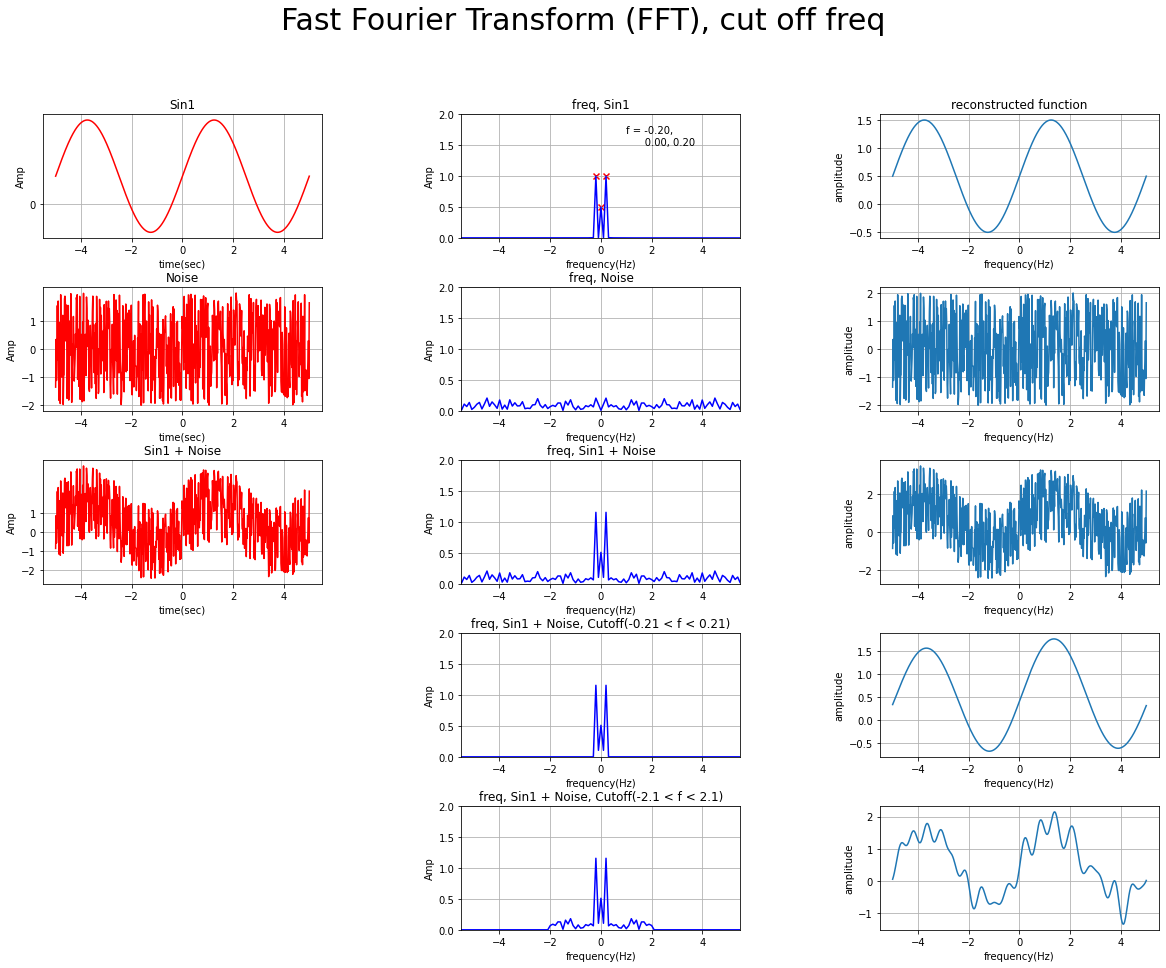

Source code (Python):
# Instructions 
# x = -5:5, sampling frequency=60Hz (>> Nyquist frequency)
# ---------------------------------------
# 1)-1 Plot sine wave
#    sine1  [Amplitude, Frequency, Phase, Baseline] =  [1, 0.2, 0, 0.5] 
# 1)-2  Convert to Frequency domain by FFT
#       Detect peak frequency ( peak can be multiple peaks ) and mark in the Amplitude spectrum figure
#     Then, print detected peak frequencies
# 1)-3 Inverse FFT (IFFT) and plot reconstructed functions
#
# 2)-1 Plot Uniform noise range from -2 to 2, 
# 2)-2 Convert to Frequency domain by FFT
# 2)-3 Inverse FFT (IFFT) and plot reconstructed functions

# 3)-1 Plot (1)sine1 and (2)noise
# 3)-2 Convert to Frequency domain by FFT
# 3)-3 IFFT

# 4)-1 Cutt off frequency, high cut freq=+/- 0.21 
# 4)-2 IFFT

# 5)-1 Cutt off frequency, high cut freq=+/- 2 
# 5)-2 IFFT

# Save figure as 'Task05-5_1DNoise_FFT_Yourname.pdf'
# Submit both your source code and figure pdf file

#%%
import numpy as np
import matplotlib.pyplot as plt
import math

# ===================================================
# 関数定義
# ===================================================
# sin波
def sinewave(timedata, amp, freq, phase, baseline):
    phase_rad = phase*np.pi/180     # 位相
    omega = 2*np.pi*freq            # 角周波数
    y = amp * np.sin(omega * timedata - phase_rad) + baseline
    return y

# フーリエ変換
def sine_fft(y, n, dt):
    freqs = np.fft.fftfreq(n, dt)                       # 時間軸を周波数に変換する
    shifted_freq = np.fft.fftshift(freqs)

    F_amp = np.fft.fft(y)                               # フーリエ変換
    F_abs = np.abs(F_amp)                               # フーリエ変換の絶対値
    F_abs_amp = (F_abs/n) * 2                           # 振幅を元の波形サイズに調整
    F_abs_amp[0] = F_abs_amp[0]/2                       # DC成分を２で割る
    shifted_F_abs_amp = np.fft.fftshift(F_abs_amp)

    return shifted_freq, shifted_F_abs_amp, F_amp

#カットオフ
def cutoff_sine_fft(y, n, dt, fc_low, fc_high):
    freqs = np.fft.fftfreq(n, dt)                       # 時間軸を周波数に変換する
    shifted_freq = np.fft.fftshift(freqs)

    Fc_amp = np.fft.fft(y)
    Fc_amp[np.abs(freqs < fc_low)] = 0                  # カットオフ（低周波成分）
    Fc_amp[np.abs(freqs > fc_high)] = 0                 # カットオフ（高周波成分）
    Fc_abs = np.abs(Fc_amp)
    Fc_abs_amp = Fc_abs / n * 2
    Fc_abs_amp[0] = Fc_abs_amp[0] / 2                   # DC成分を2で割る
    shifted_Fc_abs_amp = np.fft.fftshift(Fc_abs_amp)

    return shifted_freq, shifted_Fc_abs_amp, Fc_amp

# 逆フーリエ変換
def sine_ifft(fft_amp):
    If_amp = np.fft.ifft(fft_amp)   # 逆フーリエ変換
    If_real_amp = If_amp.real       # 実数部に変換
    return If_real_amp

def find_peak_datapoints(xx,data):
    yy = data
    yy_prev = np.append( yy[0],yy[0:len(yy)-1] )
    yy_next = np.append( yy[1:len(yy)],yy[len(yy)-1])
    # get location of data which passed criteria you set.
    select_ii = np.where((yy>yy_prev) & (yy>yy_next))
    return xx[select_ii], data[select_ii]
    
def Convert_arr2str(arr):
    flg = 0
    for ii in range(len(arr)):
        #--------------------
        # just for display, insert \n
        if flg == 0 and arr[ii]>=0:
            str_insert = '\n      '
            flg = 1
        else:
            str_insert = ''
        #--------------------
        temp="{:.2f}".format(arr[ii])
        if ii<1:
            str_arr = temp
        else:               
            str_arr = str_arr + ', ' + str_insert + temp
    return str_arr

# ===================================================
# パラメータをセット
# ===================================================
sampling_freq = 60                              # サンプリング周波数
x_time = np.arange(-5, 5.01, 1/sampling_freq)   # データポイント生成
N = np.size(x_time)                             # データ数
dt = 1/sampling_freq                            # サンプリング間隔

PARAMETER1 = [1, 0.2, 0, 0.5]                   # Amplitude, Frequency, Phase, Baseline

# 元データ
y0 = sinewave(x_time, *PARAMETER1)              # sin波
y1 = np.random.uniform(-2,2, len(x_time))       # ノイズのみ
y2 = y0 + y1                                    # sin波+ノイズ

# ===================================================
# フーリエ変換、ピーク検出、カットオフ、逆変換
# ===================================================
# フーリエ変換
shifted_freq0, shifted_F_abs_amp0, F_amp0 = sine_fft(y0, N, dt)
shifted_freq1, shifted_F_abs_amp1, F_amp1 = sine_fft(y1, N, dt)
shifted_freq2, shifted_F_abs_amp2, F_amp2 = sine_fft(y2, N, dt)

# ピークポイント
peak_freq0, peak_amp0 = find_peak_datapoints(shifted_freq0, shifted_F_abs_amp0)

# カットオフ
fc_cutoff_freq0, fc_cutoff_amp0, Fc_amp0 = cutoff_sine_fft(y2, N, dt, -0.2, 0.2)
fc_cutoff_freq1, fc_cutoff_amp1, Fc_amp1 = cutoff_sine_fft(y2, N, dt, -2, 2)

# フーリエ逆変換
If_sine0 = sine_ifft(F_amp0)
If_sine1 = sine_ifft(F_amp1)
If_sine2 = sine_ifft(F_amp2)
If_sine3 = sine_ifft(Fc_amp0)
If_sine4 = sine_ifft(Fc_amp1)


# ===================================================
# データプロット
# ===================================================
fig, ax = plt.subplots(5,3,figsize=(20,15))
fig.subplots_adjust(wspace = 0.5, hspace=0.4)
fig.suptitle('Fast Fourier Transform (FFT), cut off freq', fontsize=30)

# 元波形(sin波, ノイズ)をプロット
y_array = [y0, y1, y2]
ax[0][0].set_title('Sin1')
ax[1][0].set_title('Noise')
ax[2][0].set_title('Sin1 + Noise')

for i in range(3):
    ax[i][0].set_xlabel('time(sec)')
    ax[i][0].set_ylabel('Amp')
    ax[i][0].set_xlim(-5.5, 5.5)
    ax[i][0].grid()
    ax[i][0].plot(x_time, y_array[i], color = 'r')

ax[0][0].set_yticks(np.arange(0, 1, 1))
ax[1][0].set_yticks(np.arange(-2, 2, 1))
ax[2][0].set_yticks(np.arange(-2, 2, 1))

ax[3][0].axis("off")
ax[4][0].axis("off")

# fft結果、cuttoff をプロット
shifted_freq_array = [shifted_freq0, shifted_freq1, shifted_freq2, fc_cutoff_freq0, fc_cutoff_freq1]
shifted_F_abs_amp_array = [shifted_F_abs_amp0, shifted_F_abs_amp1, shifted_F_abs_amp2, fc_cutoff_amp0, fc_cutoff_amp1]
ax[0][1].set_title('freq, Sin1')
ax[1][1].set_title('freq, Noise')
ax[2][1].set_title('freq, Sin1 + Noise')
ax[3][1].set_title('freq, Sin1 + Noise, Cutoff(-0.21 < f < 0.21)')
ax[4][1].set_title('freq, Sin1 + Noise, Cutoff(-2.1 < f < 2.1)')

for j in range(5):
    ax[j][1].set_xlabel('frequency(Hz)')
    ax[j][1].set_ylabel('Amp')
    ax[j][1].set_xlim(-5.5, 5.5)
    ax[j][1].set_ylim(0.0, 2.0)
    ax[j][1].grid()
    ax[j][1].plot(shifted_freq_array[j], shifted_F_abs_amp_array[j], color = 'b')

# ピークプロット
ax[0][1].scatter(peak_freq0, peak_amp0, color = 'r', marker = 'x')
str_peak0 = Convert_arr2str(peak_freq0)
ax[0][1].text(1, 1.5, 'f = ' + str_peak0)

# 逆変換結果をプロット
ifft_array = [If_sine0, If_sine1, If_sine2, If_sine3, If_sine4]
ax[0][2].set_title('reconstructed function')
for i in range(5):
    ax[i][2].set_xlabel('frequency(Hz)')
    ax[i][2].set_ylabel('amplitude')
    ax[i][2].set_xlim(-5.5, 5.5)
    ax[i][2].grid()
    ax[i][2].plot(x_time, ifft_array[i])

# %%
